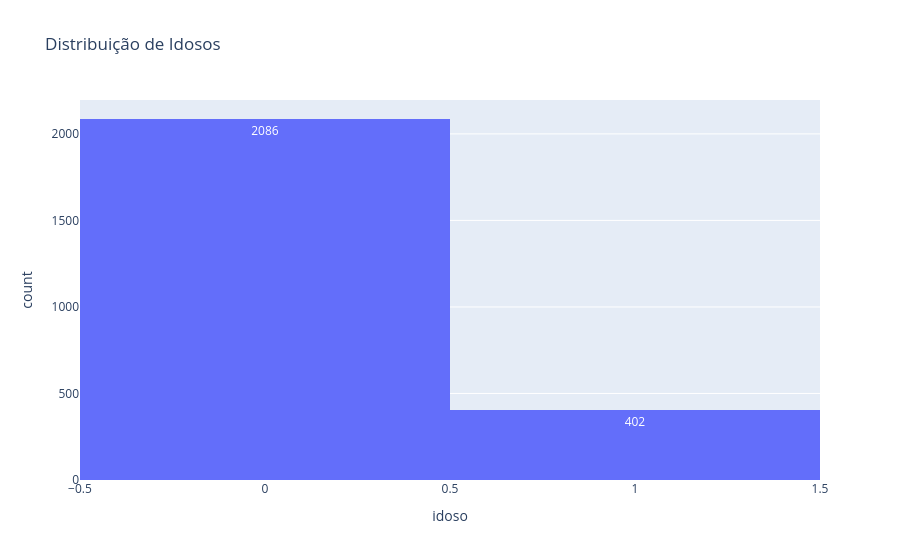

Write notebook code for a chart like this one.
### Code cell
import plotly.express as px

fig = px.histogram(
    df,
    x='idoso',
    title='Distribuição de Idosos',
    text_auto=True
)

fig.show()

percentual = df['idoso'].value_counts(normalize=True) * 100
print(percentual.round(2))

### Figure 1 — Plotly figure (JSON) as saved in the notebook; plotly's stock layout.template omitted (floating-point values rounded to 4 significant figures; data arrays with more than 128 entries replaced by an {"elided": "..."} marker saying what was removed)
{"data": [{"bingroup": "x", "hovertemplate": "idoso=%{x}<br>count=%{y}<extra></extra>", "legendgroup": "", "marker": {"color": "#636efa", "pattern": {"shape": ""}}, "name": "", "orientation": "v", "showlegend": false, "texttemplate": "%{value}", "type": "histogram", "x": {"elided": "2488 int values"}, "xaxis": "x", "yaxis": "y"}], "layout": {"barmode": "relative", "legend": {"tracegroupgap": 0}, "title": {"text": "Distribuição de Idosos"}, "xaxis": {"anchor": "y", "domain": [0, 1], "title": {"text": "idoso"}}, "yaxis": {"anchor": "x", "domain": [0, 1], "title": {"text": "count"}}}}
